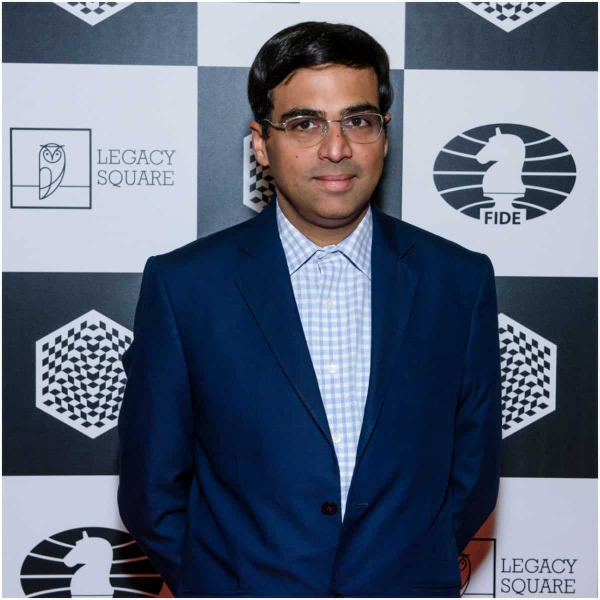
#> input picture model/test_images/test_img_1.jpg, 1200 x 1200 px (shown at 1/2 size)
$ jupyter execute --allow-errors notebook.ipynb   (shell and % lines are left out)
#> lines starting #> are read from the running program, lines starting #| are printed output that depends on the picture; after the words box and inside, x2 and y2 are one past the last pixel; in counts of white or black regions, pixels touching at a corner belong together
[cell 1]
import numpy as np
import cv2
from matplotlib import pyplot as plt

[cell 2]
img = cv2.imread('test_images/test_img_1.jpg')
#> img is the input picture: shape (1200, 1200, 3); mean B, G, R 123.7, 104.5, 94.4
img.shape
#> Out = (1200, 1200, 3)

[cell 3]
plt.imshow(img)

[cell 4]
gray = cv2.cvtColor(img, cv2.COLOR_BGR2GRAY)
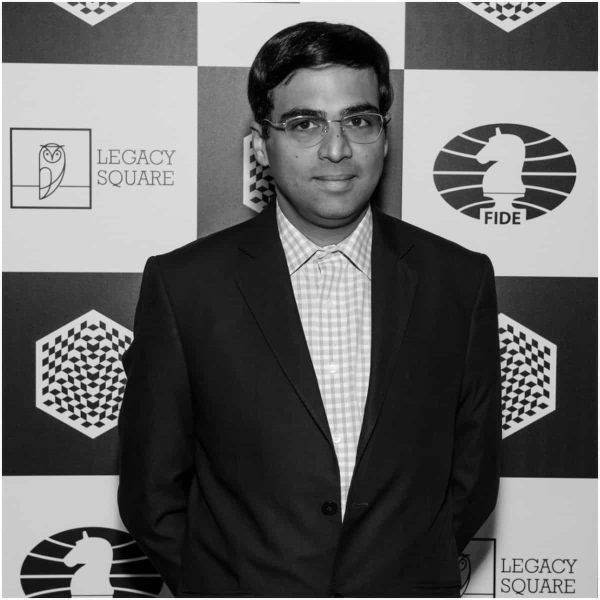
#> gray: shape (1200, 1200) (shown at 1/2 size); min 0, max 255, mean 103.6
plt.imshow(gray, cmap='gray')

[cell 5]
face_cascade = cv2.CascadeClassifier('opencv/haarcascades/haarcascade_frontalface_default.xml')
eye_cascade = cv2.CascadeClassifier('opencv/haarcascades/haarcascade_eye.xml')

[cell 6]
faces = face_cascade.detectMultiScale(gray, 1.3, 5)
#> faces = [[516, 138, 290, 290]]
faces
#> Out = [[516, 138, 290, 290]]

[cell 7]
(x, y, w, h) = faces[0]
#> x = 516; y = 138; w = 290; h = 290

[cell 8]
face_img = cv2.rectangle(img, (x, y), (x+w, y+h), (255, 0, 0), 2)
plt.imshow(face_img)

[cell 9]
cv2.destroyAllWindows()
for (x,y,w,h) in faces:
    img = cv2.rectangle(img,(x,y),(x+w,y+h),(255,0,0),2)
    roi_gray = gray[y:y+h, x:x+w]
    roi_color = img[y:y+h, x:x+w]
    eyes = eye_cascade.detectMultiScale(roi_gray)
    for (ex,ey,ew,eh) in eyes:
        cv2.rectangle(roi_color,(ex,ey),(ex+ew,ey+eh),(0,255,0),2)
#> this loop made 1 pass
#> (x, y, w, h, eyes) on pass 1: (516, 138, 290, 290, [[176, 80, 52, 52], [60, 85, 56, 56]])
#> pass 1, `roi_gray = gray[y:y+h, x:x+w]`:
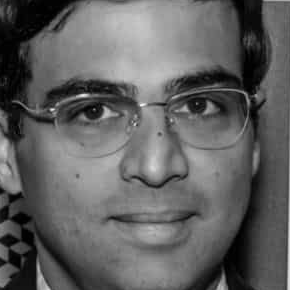
#> roi_gray: shape (290, 290); min 0, max 241, mean 96.7
#> pass 1, `roi_color = img[y:y+h, x:x+w]`:
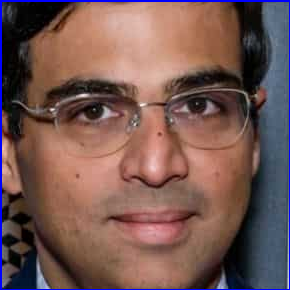
#> roi_color: shape (290, 290, 3); mean B, G, R 82.6, 87, 117.3
#> after the loop:
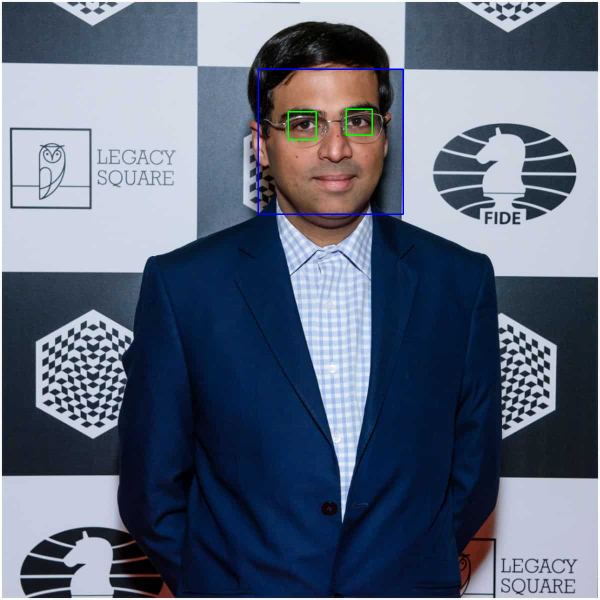
#> img: shape (1200, 1200, 3) (shown at 1/2 size); mean B, G, R 124.1, 104.4, 94
#> after the loop:
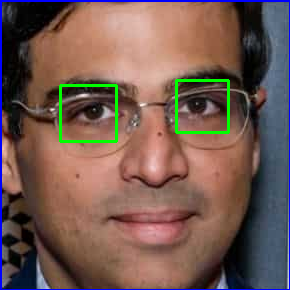
#> roi_color: shape (290, 290, 3); 1.53% of pixels changed, all inside (x1, y1, x2, y2) = (59, 79, 230, 143)
plt.figure()
plt.imshow(face_img)
plt.show()

[cell 10]
plt.imshow(roi_color, cmap='gray')

[cell 11]
def get_cropped_image_if_2_eyes(image_path):
#> called with image_path = 'test_images/test_img_1.jpg'
    img = cv2.imread(image_path)
    gray = cv2.cvtColor(img, cv2.COLOR_BGR2GRAY)
    faces = face_cascade.detectMultiScale(gray, 1.3, 5)
#> faces = [[516, 138, 290, 290]]
    for (x,y,w,h) in faces:
        roi_gray = gray[y:y+h, x:x+w]
        roi_color = img[y:y+h, x:x+w]
        eyes = eye_cascade.detectMultiScale(roi_gray)
        if len(eyes) >= 2:
            return roi_color
#> this loop made 1 pass
#> pass 1, in get_cropped_image_if_2_eyes, `roi_color = img[y:y+h, x:x+w]`:
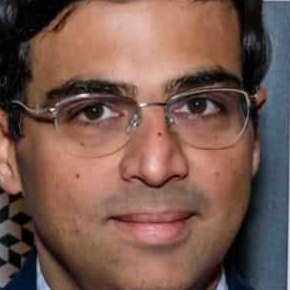
#> roi_color: shape (290, 290, 3); mean B, G, R 79, 88.7, 119.2

[cell 12]
original_image = cv2.imread('test_images/test_img_1.jpg')
plt.imshow(original_image)

[cell 13]
cropped_image = get_cropped_image_if_2_eyes('test_images/test_img_1.jpg')
plt.imshow(cropped_image)

[cell 14]
org_image = cv2.imread('test_images/test_img_2.jpg')
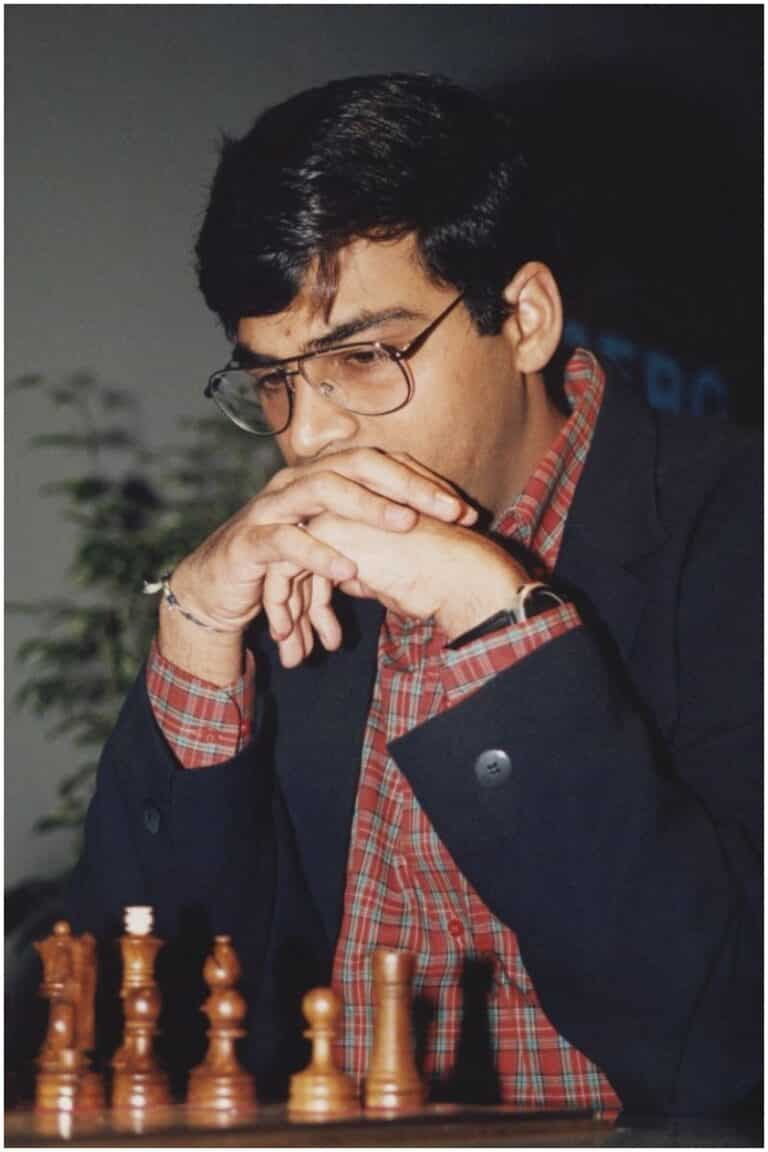
#> input picture model/test_images/test_img_2.jpg, 768 x 1152 px
#> org_image is the input picture: shape (1152, 768, 3); mean B, G, R 66.8, 68.7, 80.7
plt.imshow(org_image)

[cell 15]
cropped_image_2 = get_cropped_image_if_2_eyes('test_images/test_img_2.jpg')
#> call 2 of get_cropped_image_if_2_eyes, with image_path = 'test_images/test_img_2.jpg'
#> in get_cropped_image_if_2_eyes (call 2), `gray = cv2.cvtColor(img, cv2.COLOR_BGR2GRAY)`:
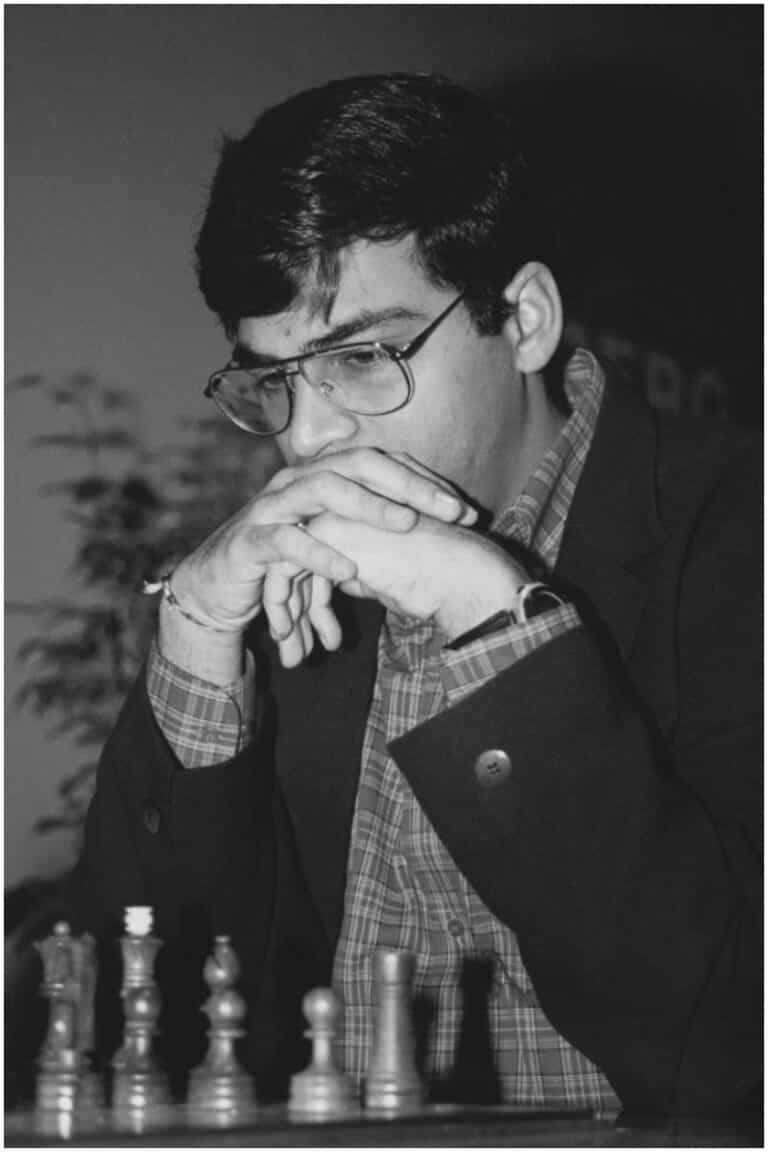
#> gray: shape (1152, 768); min 0, max 255, mean 72.1
#> in get_cropped_image_if_2_eyes (call 2), `faces = face_cascade.detectMultiScale(gray, 1.3, 5)`: faces = ()
cropped_image_2

[cell 16]
path_to_data = './dataset/'
path_to_cr_data = './dataset/cropped/'

[cell 17]
import os
img_dirs = []
for entry in os.scandir(path_to_data):
    if entry.is_dir():
        img_dirs.append(entry.path)

[cell 18]
img_dirs

[cell 19]
import shutil
if os.path.exists(path_to_cr_data):
    shutil.rmtree(path_to_cr_data)
os.mkdir(path_to_cr_data)

[cell 20]
cropped_img_dirs = []
celebrity_file_names_dict = {}

for img_dir in img_dirs:
    try:
        count = 1
        celebrity_name = img_dir.split('/')[-1]
        celebrity_file_names_dict[celebrity_name] = []

        for entry in os.scandir(img_dir):
            try:
                roi_color = get_cropped_image_if_2_eyes(entry.path)

                if roi_color is not None:
                    cropped_folder = os.path.join(path_to_cr_data, celebrity_name)

                    if not os.path.exists(cropped_folder):
                        os.makedirs(cropped_folder)
                        cropped_img_dirs.append(cropped_folder)

                    cropped_file_name = f"{celebrity_name}{count}.png"
                    cropped_file_path = os.path.join(cropped_folder, cropped_file_name)

                    cv2.imwrite(cropped_file_path, roi_color)
                    celebrity_file_names_dict[celebrity_name].append(cropped_file_path)
                    count += 1

            except Exception as e:
                print(f"Error processing {entry.path}: {e}")

    except Exception as e:
        print(f"Error accessing directory {img_dir}: {e}")

[cell 21]
import numpy as np
import pywt
import cv2

def w2d(img, mode='haar', level=1):
#> called with mode = 'db1', level = 5
    imArray = img
    #Datatype conversions
    #convert to grayscale
    imArray = cv2.cvtColor( imArray,cv2.COLOR_RGB2GRAY )
    #convert to float
    imArray =  np.float32(imArray)
    imArray /= 255;
    # compute coefficients
    coeffs=pywt.wavedec2(imArray, mode, level=level)
#> coeffs = 6 items

    #Process Coefficients
    coeffs_H=list(coeffs)
#> coeffs_H = 6 items
    coeffs_H[0] *= 0;

    # reconstruction
    imArray_H=pywt.waverec2(coeffs_H, mode);
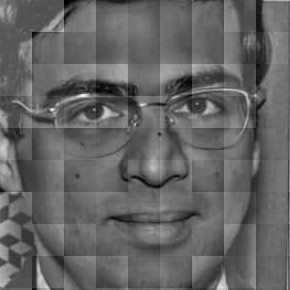
#> imArray_H: shape (290, 290) float32; min -0.412, max 0.636, mean -3.35e-10; drawn with min black and max white
    imArray_H *= 255;
    imArray_H =  np.uint8(imArray_H)
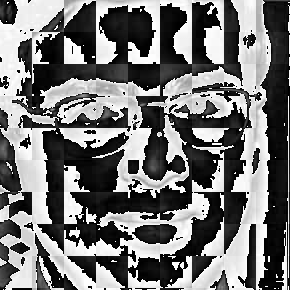
#> imArray_H: shape (290, 290); min 0, max 255, mean 116.8

    return imArray_H

[cell 22]
im_har = w2d(cropped_image, 'db1',5)
plt.imshow(im_har, cmap='gray')

[cell 23]
class_dict = {}
count = 0
for celebrity_name in celebrity_file_names_dict.keys():
    class_dict[celebrity_name] = count
    count = count + 1
class_dict

[cell 24]
X, y = [], []
for celebrity_name, training_files in celebrity_file_names_dict.items():
    for training_image in training_files:
        if not os.path.isfile(training_image):
            continue
        img = cv2.imread(training_image)
        scalled_raw_img = cv2.resize(img, (32, 32))
        img_har = w2d(img,'db1',5)
        scalled_img_har = cv2.resize(img_har, (32, 32))
        combined_img = np.vstack((scalled_raw_img.reshape(32*32*3,1),scalled_img_har.reshape(32*32,1)))
        X.append(combined_img)
        y.append(class_dict[celebrity_name])

[cell 25]
len(X)

[cell 26]
len(y)

[cell 27]
X = np.array(X).reshape(len(X),4096).astype(float)
X.shape

[cell 28]
from sklearn.svm import SVC
from sklearn.preprocessing import StandardScaler
from sklearn.model_selection import train_test_split
from sklearn.pipeline import Pipeline
from sklearn.metrics import classification_report

#> (a cell that did not finish here is left out)

#> (a cell that did not finish here is left out)

[cell 31]
import pandas as pd
from sklearn.pipeline import make_pipeline
from sklearn.preprocessing import StandardScaler
from sklearn.model_selection import GridSearchCV
from sklearn import svm
from sklearn.ensemble import RandomForestClassifier
from sklearn.linear_model import LogisticRegression

[cell 32]
model_params = {
    'svm': {
        'model': svm.SVC(gamma='auto', probability=True),
        'params': {
            'svc__C': [1, 10, 100, 1000],
            'svc__kernel': ['rbf', 'linear']
        }
    },
    'random_forest': {
        'model': RandomForestClassifier(),
        'params': {
            'randomforestclassifier__n_estimators': [1, 5, 10]
        }
    },
    'logistic_regression': {
        'model': LogisticRegression(solver='liblinear', multi_class='auto'),
        'params': {
            'logisticregression__C': [1, 5, 10]
        }
    }
}

[cell 33]
scores = []
best_estimators = {}

for algo, mp in model_params.items():
    try:
        # Set up pipeline and GridSearchCV
        pipe = make_pipeline(StandardScaler(), mp['model'])
        clf = GridSearchCV(pipe, mp['params'], cv=5, return_train_score=False)

        # Fit the model
        clf.fit(X_train, y_train)

        # Store the best score and parameters
        scores.append({
            'model': algo,
            'best_score': clf.best_score_,
            'best_params': clf.best_params_
        })
        best_estimators[algo] = clf.best_estimator_

    except Exception as e:
        print(f"Error with model {algo}: {e}")

# Create DataFrame of results
df = pd.DataFrame(scores, columns=['model', 'best_score', 'best_params'])
df
